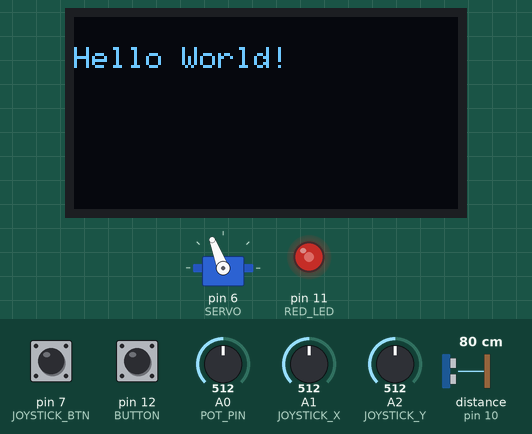
This sketch was run on a simulated Arduino Uno, built with avr-gcc and run on an emulated ATmega328P. Parts: servo, 128×64 one-colour display, output pins drawn as LEDs (lit = HIGH). Inputs (shaded band) come from the test bench; at power-on: distance to the obstacle (sensor on pin 10) 80 cm, A0 (POT_PIN) = 512, pin 12 (BUTTON) HIGH, pin 7 (JOYSTICK_BTN) HIGH, A1 (JOYSTICK_X) = 512, A2 (JOYSTICK_Y) = 512. The echo pulse lasts 58.3 µs per cm; what the sketch prints to the serial monitor is not drawn.

Above: at 1.2 s.
1.3 s: distance to the obstacle (sensor on pin 10) set to 299 cm
At 1.72 s:
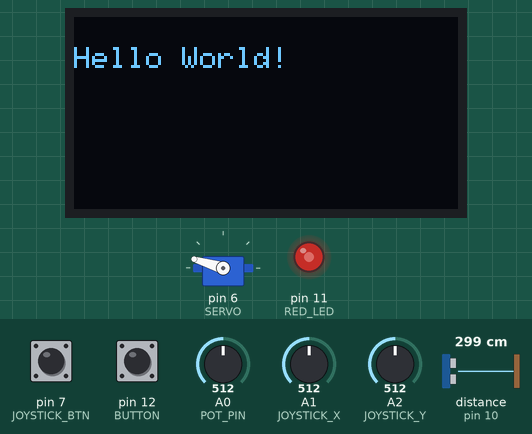
4.5 s: A0 (POT_PIN) set to 716
At 5.65 s:
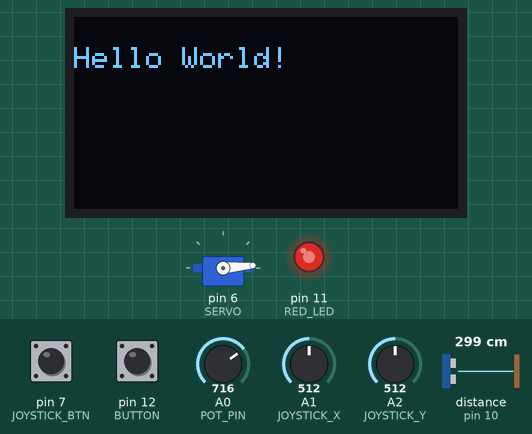
8.2 s: pin 12 (BUTTON) pulled LOW for 2.15 s
11.8 s: A0 (POT_PIN) set to 992
16.9 s: A0 (POT_PIN) set to 390
At 18.31 s:
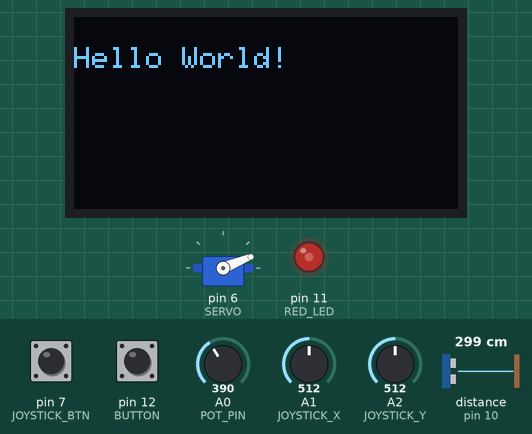
22.5 s: A0 (POT_PIN) set to 245
At 24.06 s:
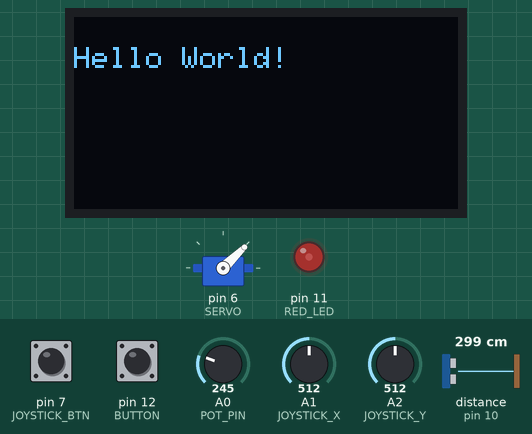
Timing chart, 0 to 30.5 s (numbered marks = the images above; inputs shaded):
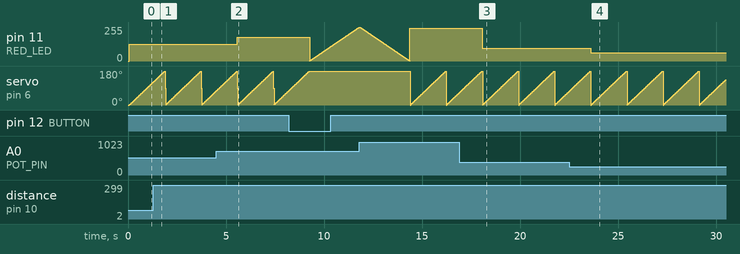

Measured:
- after the input at 4.5 s, pin 11 (RED_LED): 127/255 → 178/255 after 1.1 s
- after the input at 16.9 s, pin 11 (RED_LED): 247/255 → 97/255 after 1.2 s
- after the input at 22.5 s, pin 11 (RED_LED): 97/255 → 61/255 after 1.1 s
- by itself, servo on pin 6 (SERVO): ramps from 0° to 180° and jumps back, once every 1.8 s

The sketch:

Servo.ino
```cpp
#include <NewPing.h> // include the ultrasonic sensor library
#include <Wire.h>
#include <Adafruit_SSD1306.h>
#include <Adafruit_GFX.h>
#include <Servo.h>  // include the Servo library

#define RED_LED 11
#define BUTTON 12
#define POT_PIN A0

#define JOYSTICK_X A1
#define JOYSTICK_Y A2
#define JOYSTICK_BTN 7

#define ULTRASONIC_TRIGGER 9
#define ULTRASONIC_ECHO 10
int max_ultrasonic_distance_cm = 400; // set the maximum measureable distance for the ultrasonic sensor to 400cm
NewPing sonar(ULTRASONIC_TRIGGER, ULTRASONIC_ECHO, max_ultrasonic_distance_cm);

#define SCREEN_WIDTH 128
#define SCREEN_HEIGHT 64
#define OLED_RESET     -1
#define SCREEN_ADDRESS 0x3C
Adafruit_SSD1306 display(SCREEN_WIDTH, SCREEN_HEIGHT, &Wire, OLED_RESET);

#define SERVO 6
Servo servo;

void setup() {
  // put your setup code here, to run once:
  Serial.begin(9600);
  Serial.println("Starting program...");
  pinMode(RED_LED, OUTPUT);
  pinMode(BUTTON, INPUT_PULLUP);
  pinMode(POT_PIN, INPUT);
  pinMode(JOYSTICK_X, INPUT);
  pinMode(JOYSTICK_Y, INPUT);
  pinMode(JOYSTICK_BTN, INPUT_PULLUP);
  servo.attach(SERVO);
  servo.write(0);

  if(!display.begin(SSD1306_SWITCHCAPVCC, SCREEN_ADDRESS)) {
    Serial.println("SSD1306 allocation failed");
    for(;;); // Don't proceed, loop forever
  }

  display.clearDisplay();
  display.setTextSize(1);
  display.setTextColor(WHITE);
  display.setCursor(0, 10);
  display.println("Hello World!");
  display.display();

  servo.attach(SERVO);
  servo.write(0);
}

// helper function to blink LED a specific number of times
void blink_led(int num_blinks) {
  for (int i = 0; i < num_blinks; i++) {
    digitalWrite(RED_LED, HIGH);
    delay(300);
    digitalWrite(RED_LED, LOW);
    delay(300);
  }
}

// helper function to fade LED up and down
void fade_led() {
  // Make LED brighter
  for (int i = 0; i < 255; i += 1) {
    analogWrite(RED_LED, i);
    delay(10);
  }

  // Make LED dimmer
  for (int i = 255; i >= 0; i -= 1) {
    analogWrite(RED_LED, i);
    delay(10);
  }
}

void read_joystick() {
  int joystick_x_value = analogRead(JOYSTICK_X); // read the analog value going into the joystick pin for the x direction
  int joystick_y_value = analogRead(JOYSTICK_Y); // read the analog value going into the joystick pin for the y direction
  int joystick_sw_value = digitalRead(JOYSTICK_BTN); // read the digital value going into the joystick button pin

  Serial.print("Joystick X: ");
  Serial.println(joystick_x_value);

  int servo_pos = map(joystick_x_value, 0, 1023, 0, 180);
  servo.write(servo_pos);
}

void read_ultrasonic_sensor() {
  int ultrasonic_distance_cm = sonar.ping_cm(); // read the distance in cm going to the ultrasonic sensor

  Serial.print(" Ultrasonic: ");
  Serial.println(ultrasonic_distance_cm);

  Serial.println();
}

void spin_servo(int start_pos, int end_pos) {
  if (start_pos < end_pos) {  // Servo position should increase from start to end
    for (int pos = start_pos; pos <= end_pos; pos++) {
      servo.write(pos);
      delay(10);
    }
  } else {  // Servo position should decrease from start to end
    for (int pos = start_pos; pos >= end_pos; pos--) {
      servo.write(pos);
      delay(10);
    }
  }
}


void loop() {
  // put your main code here, to run repeatedly:
//  blink_led(1);
//  fade_led();

  int button = digitalRead(BUTTON);

  if (button == 0) {  // button pressed
    fade_led();
  }

  int pot_value = analogRead(POT_PIN); // read the analog value going into the potentiometer pin
  int brightness = map(pot_value, 0, 1023, 0, 255); // rescale the potentiometer value from 0 - 1023 down to 0 - 255
  analogWrite(RED_LED, brightness);

  read_joystick();
  read_ultrasonic_sensor();

  spin_servo(0, 180);
}
```
